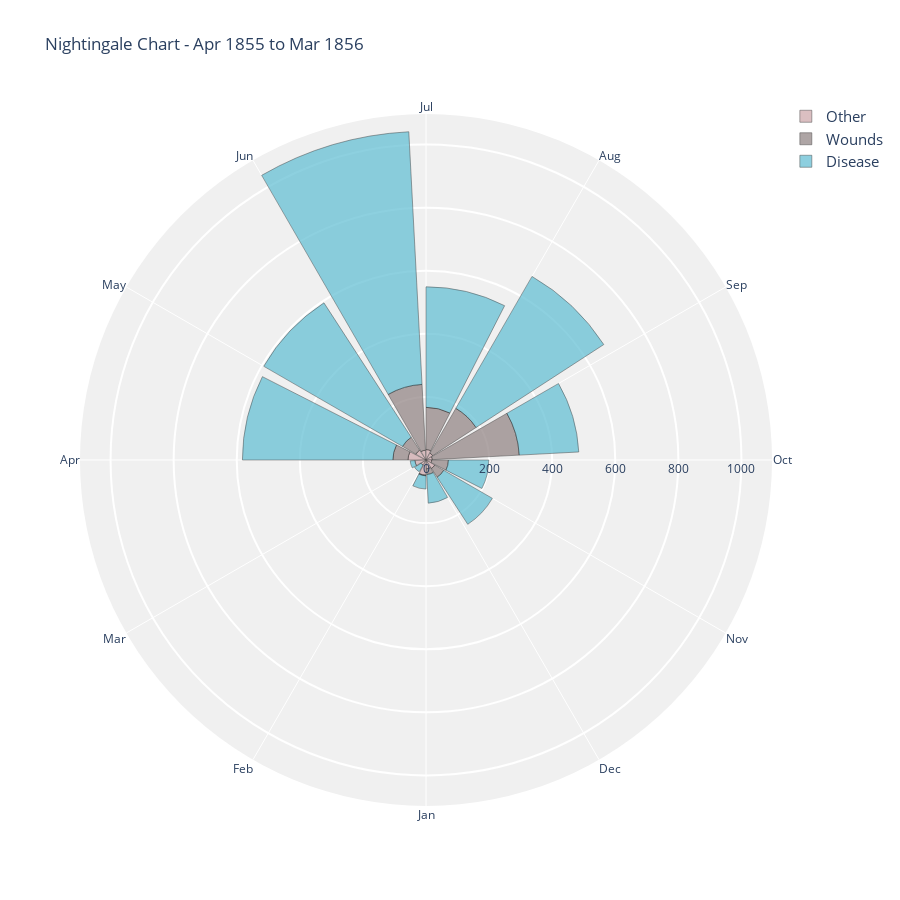

The code cell stored with this chart in its notebook:
### Code cell
# These are the parameters for the Plotly visualization

#fig = make_subplots()
fig = go.Figure()

# This "trace" will display the "other" data
fig.add_trace(go.Barpolar(
    r = list(nightingdata2['Other']),
    theta=list(nightingdata2['Month']),
    offset=12,
    name = 'Other',
    marker_color='rgb(204,164,168)',
    marker_line_color="black",
    hoverinfo = ['all'],
    opacity=0.7
    
))

# This "trace" will display the "wounds" data
fig.add_trace(go.Barpolar(
    r = list(nightingdata2['Wounds']),
    theta=list(nightingdata2['Month']),
    offset=12,
    name = 'Wounds',
    marker_color='rgb(141,127,127)',
    marker_line_color="black",
    hoverinfo = ['all'],
    opacity=0.7
))

# This "trace" will display the "disease" data
fig.add_trace(go.Barpolar(
    r = list(nightingdata2['Disease']),
    theta=list(nightingdata2['Month']),
    offset=12,
    name = 'Disease',
    marker_color='rgb(93,188,210)',
    marker_line_color="black",
    hoverinfo = ['all'],
    opacity=0.7
))

# This code is responsible for the layout of your figure
# (remember the Matplotlib "Anatomy of a Figure" at https://matplotlib.org/3.1.1/gallery/showcase/anatomy.html)
# Plotly builds on it
fig.update_layout(
    title='Nightingale Chart - Apr 1855 to Mar 1856',
    font_size=12,
    legend_font_size=15,
    polar_angularaxis_rotation=180,
    width=900,
    height=900,

    polar = dict(
        bgcolor = "rgb(240,240,240)",
        angularaxis =
                dict(
                    linewidth = 3,
                    showline=False,
                    direction = "clockwise",
                    linecolor='black'
                    ),
        radialaxis =
                dict(
                    showline = False,
                    linewidth = 2,
                    gridcolor = "white",
                    gridwidth = 2,
                    )
                ),
            )
#plotly.offline.plot(fig, filename='nightingale.html')
fig.show()

### Figure 1 — Plotly figure (JSON) as saved in the notebook; plotly's stock layout.template omitted (floating-point values rounded to 4 significant figures)
{"data": [{"hoverinfo": ["all"], "marker": {"color": "rgb(204,164,168)", "line": {"color": "black"}}, "name": "Other", "offset": 12, "opacity": 0.7, "r": [57, 37, 31, 33, 25, 20, 18, 32, 28, 48, 19, 35], "theta": ["Apr", "May", "Jun", "Jul", "Aug", "Sep", "Oct", "Nov", "Dec", "Jan", "Feb", "Mar"], "type": "barpolar"}, {"hoverinfo": ["all"], "marker": {"color": "rgb(141,127,127)", "line": {"color": "black"}}, "name": "Wounds", "offset": 12, "opacity": 0.7, "r": [48, 49, 209, 134, 164, 276, 53, 33, 18, 2, 0, 0], "theta": ["Apr", "May", "Jun", "Jul", "Aug", "Sep", "Oct", "Nov", "Dec", "Jan", "Feb", "Mar"], "type": "barpolar"}, {"hoverinfo": ["all"], "marker": {"color": "rgb(93,188,210)", "line": {"color": "black"}}, "name": "Disease", "offset": 12, "opacity": 0.7, "r": [477, 508, 802, 382, 483, 189, 128, 178, 91, 42, 24, 15], "theta": ["Apr", "May", "Jun", "Jul", "Aug", "Sep", "Oct", "Nov", "Dec", "Jan", "Feb", "Mar"], "type": "barpolar"}], "layout": {"font": {"size": 12}, "height": 900, "legend": {"font": {"size": 15}}, "polar": {"angularaxis": {"direction": "clockwise", "linecolor": "black", "linewidth": 3, "rotation": -180, "showline": false}, "bgcolor": "rgb(240,240,240)", "radialaxis": {"gridcolor": "white", "gridwidth": 2, "linewidth": 2, "showline": false}}, "title": {"text": "Nightingale Chart - Apr 1855 to Mar 1856"}, "width": 900}}
